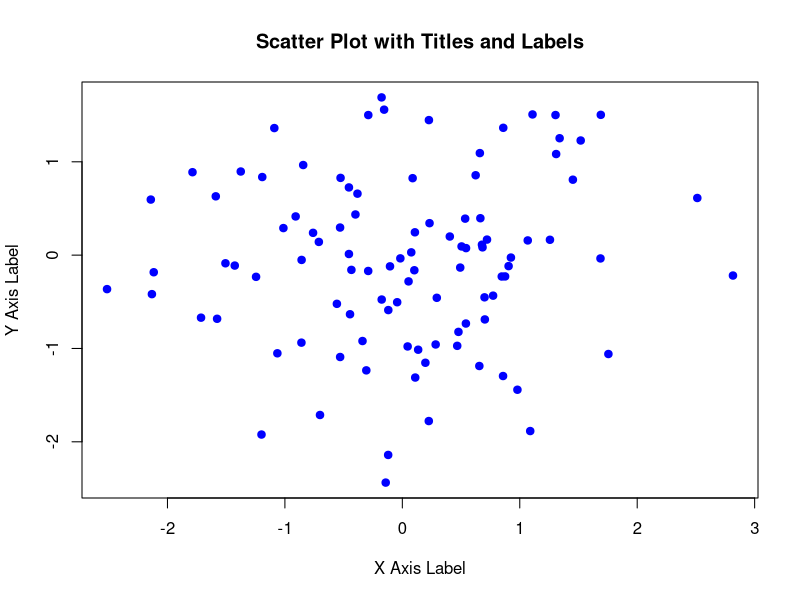
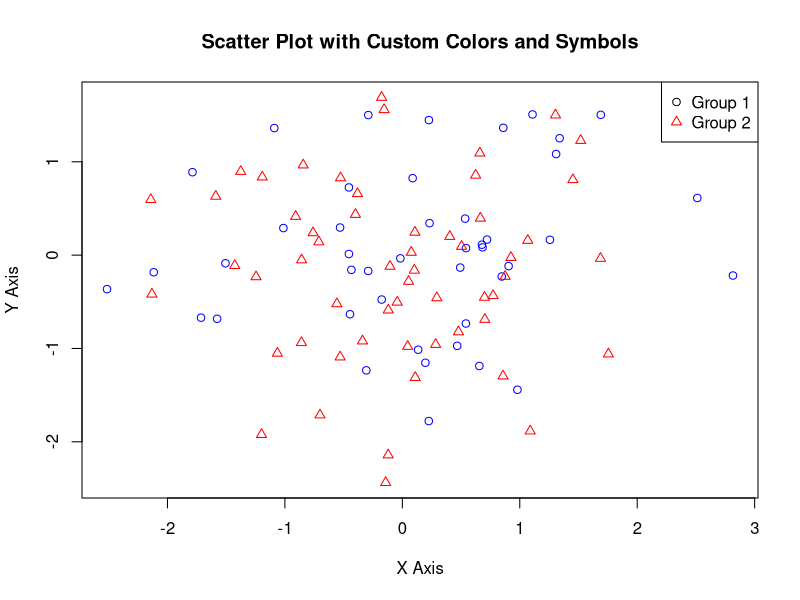
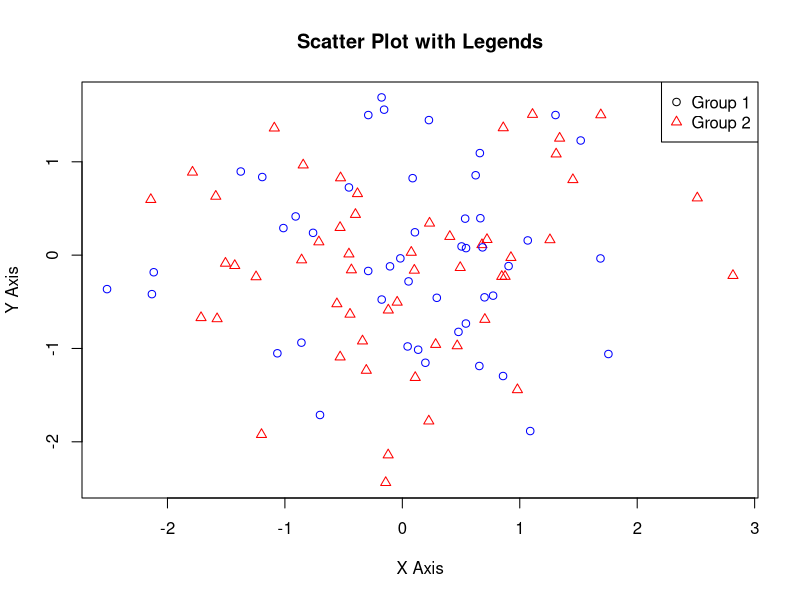
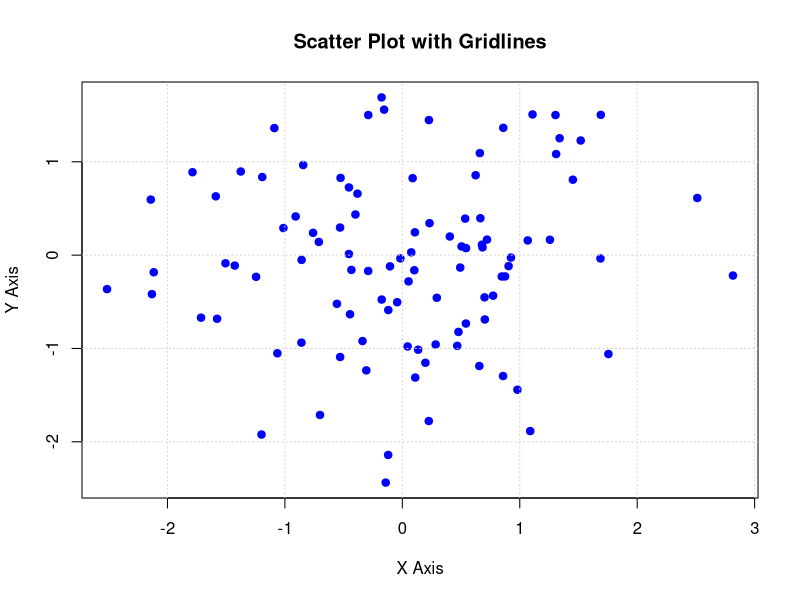
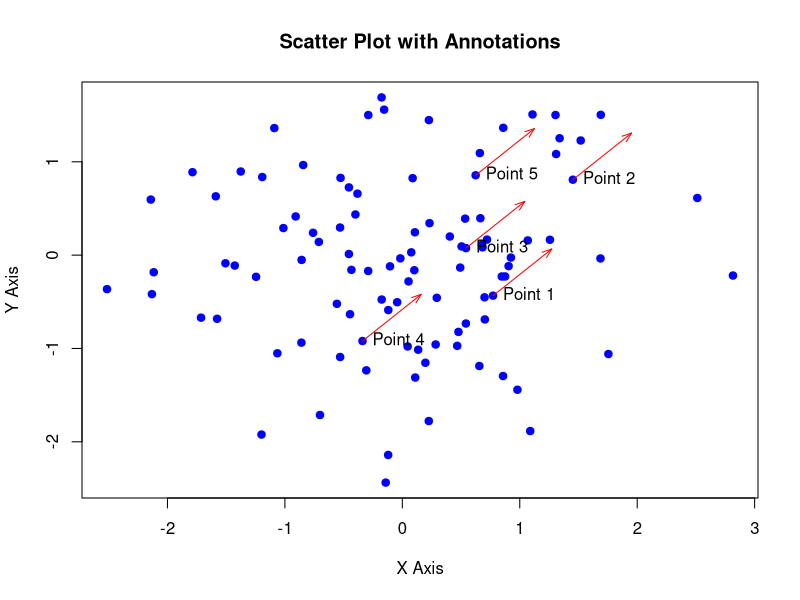
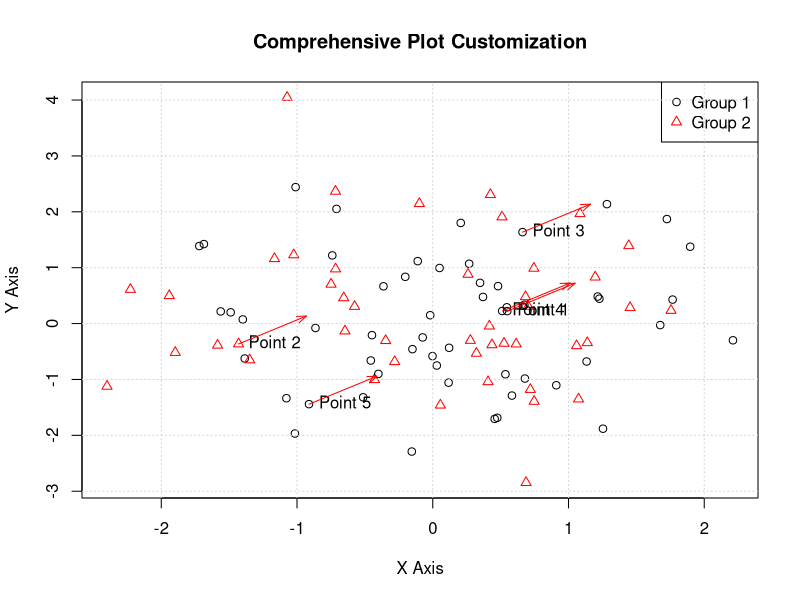

Generate these figures, in order, with R:
## ---- chunk 1

# Creating sample data

x <- rnorm(100)

y <- rnorm(100)



# Adding titles and labels

plot(x, y, main = "Scatter Plot with Titles and Labels", xlab = "X Axis Label", ylab = "Y Axis Label", pch = 19, col = "blue")

## ---- chunk 2

# Creating sample data with groups

group <- sample(c("Group 1", "Group 2"), 100, replace = TRUE)
color_map <- c("Group 1" = "blue", "Group 2" = "red")



# Customizing colors and symbols

plot(x, y, 
     main = "Scatter Plot with Custom Colors and Symbols", 
     xlab = "X Axis", 
     ylab = "Y Axis",      
     pch = as.numeric(factor(group)),  # Convert groups to numbers
     col = color_map[group])  # Map colors to groups


legend("topright", 
       legend = c("Group 1", "Group 2"), 
       pch = c(1, 2), 
       col = c("black", "red"))

## ---- chunk 3

# Creating sample data with groups

group <- sample(c("Group 1", "Group 2"), 100, replace = TRUE)
color_map <- c("Group 1" = "blue", "Group 2" = "red")



# Adding legends

plot(x, y, 
     main = "Scatter Plot with Legends", 
     xlab = "X Axis", 
     ylab = "Y Axis", 
     pch = as.numeric(factor(group)),  # Convert groups to numbers
     col = color_map[group])  # Map colors to groups

legend("topright", 
       legend = c("Group 1", "Group 2"), 
       pch = c(1, 2), 
       col = c("black", "red"))

## ---- chunk 4

# Adding gridlines

plot(x, y, main = "Scatter Plot with Gridlines", xlab = "X Axis", ylab = "Y Axis", pch = 19, col = "blue")

grid(nx = NULL, ny = NULL, col = "lightgray", lty = "dotted")

## ---- chunk 5

# Adding annotations

plot(x, y, main = "Scatter Plot with Annotations", xlab = "X Axis", ylab = "Y Axis", pch = 19, col = "blue")

text(x[1:5], y[1:5], labels = paste("Point", 1:5), pos = 4)

arrows(x[1:5], y[1:5], x[1:5] + 0.5, y[1:5] + 0.5, length = 0.1, angle = 20, col = "red")

## ---- chunk 6

# Creating sample data

x <- rnorm(100)

y <- rnorm(100)

group <- sample(c("Group 1", "Group 2"), 100, replace = TRUE)

# Create a color map
color_map <- c("Group 1" = "black", "Group 2" = "red")



# Adding titles and labels

plot(x, y, 
     main = "Comprehensive Plot Customization", 
     xlab = "X Axis", 
     ylab = "Y Axis", 
     pch = as.numeric(factor(group)),  # Convert groups to numbers for point shapes
     col = color_map[group])  # Map colors to groups



# Adding legends

legend("topright", 
       legend = c("Group 1", "Group 2"), 
       pch = c(1, 2), 
       col = c("black", "red"))



# Adding gridlines

grid(nx = NULL, ny = NULL, col = "lightgray", lty = "dotted")



# Adding annotations

text(x[1:5], y[1:5], labels = paste("Point", 1:5), pos = 4)

arrows(x[1:5], y[1:5], x[1:5] + 0.5, y[1:5] + 0.5, length = 0.1, angle = 20, col = "red")

